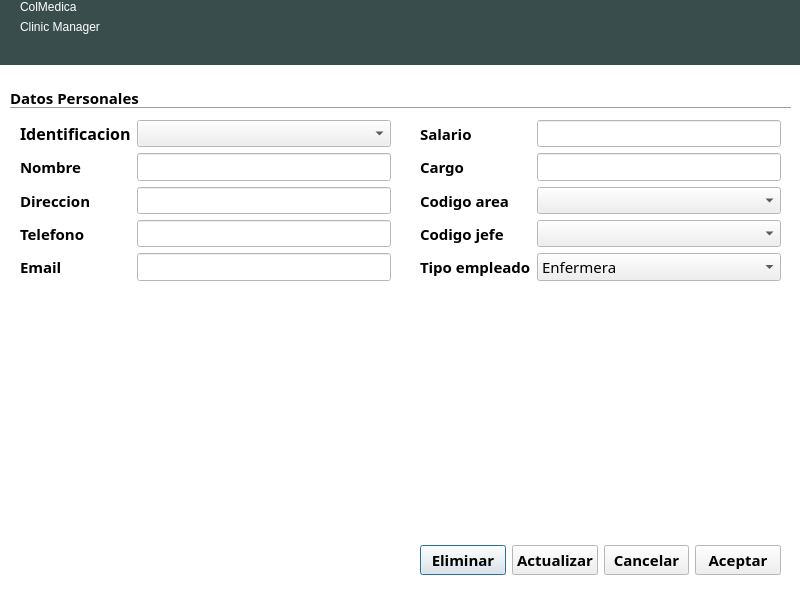
<?xml version="1.0" encoding="UTF-8"?>
<ui version="4.0">
 <class>dialogModificarEmpleado</class>
 <widget class="QDialog" name="dialogModificarEmpleado">
  <property name="geometry">
   <rect>
    <x>0</x>
    <y>0</y>
    <width>800</width>
    <height>600</height>
   </rect>
  </property>
  <property name="palette">
   <palette>
    <active>
     <colorrole role="Base">
      <brush brushstyle="SolidPattern">
       <color alpha="255">
        <red>255</red>
        <green>255</green>
        <blue>255</blue>
       </color>
      </brush>
     </colorrole>
     <colorrole role="Window">
      <brush brushstyle="SolidPattern">
       <color alpha="255">
        <red>255</red>
        <green>255</green>
        <blue>255</blue>
       </color>
      </brush>
     </colorrole>
    </active>
    <inactive>
     <colorrole role="Base">
      <brush brushstyle="SolidPattern">
       <color alpha="255">
        <red>255</red>
        <green>255</green>
        <blue>255</blue>
       </color>
      </brush>
     </colorrole>
     <colorrole role="Window">
      <brush brushstyle="SolidPattern">
       <color alpha="255">
        <red>255</red>
        <green>255</green>
        <blue>255</blue>
       </color>
      </brush>
     </colorrole>
    </inactive>
    <disabled>
     <colorrole role="Base">
      <brush brushstyle="SolidPattern">
       <color alpha="255">
        <red>255</red>
        <green>255</green>
        <blue>255</blue>
       </color>
      </brush>
     </colorrole>
     <colorrole role="Window">
      <brush brushstyle="SolidPattern">
       <color alpha="255">
        <red>255</red>
        <green>255</green>
        <blue>255</blue>
       </color>
      </brush>
     </colorrole>
    </disabled>
   </palette>
  </property>
  <property name="cursor">
   <cursorShape>PointingHandCursor</cursorShape>
  </property>
  <property name="windowTitle">
   <string>Modificar Empleado</string>
  </property>
  <property name="autoFillBackground">
   <bool>true</bool>
  </property>
  <widget class="QWidget" name="widgetCabecera" native="true">
   <property name="geometry">
    <rect>
     <x>0</x>
     <y>0</y>
     <width>800</width>
     <height>65</height>
    </rect>
   </property>
   <property name="palette">
    <palette>
     <active>
      <colorrole role="WindowText">
       <brush brushstyle="SolidPattern">
        <color alpha="255">
         <red>255</red>
         <green>255</green>
         <blue>255</blue>
        </color>
       </brush>
      </colorrole>
      <colorrole role="Base">
       <brush brushstyle="SolidPattern">
        <color alpha="255">
         <red>255</red>
         <green>255</green>
         <blue>255</blue>
        </color>
       </brush>
      </colorrole>
      <colorrole role="Window">
       <brush brushstyle="SolidPattern">
        <color alpha="255">
         <red>57</red>
         <green>77</green>
         <blue>76</blue>
        </color>
       </brush>
      </colorrole>
     </active>
     <inactive>
      <colorrole role="WindowText">
       <brush brushstyle="SolidPattern">
        <color alpha="255">
         <red>255</red>
         <green>255</green>
         <blue>255</blue>
        </color>
       </brush>
      </colorrole>
      <colorrole role="Base">
       <brush brushstyle="SolidPattern">
        <color alpha="255">
         <red>255</red>
         <green>255</green>
         <blue>255</blue>
        </color>
       </brush>
      </colorrole>
      <colorrole role="Window">
       <brush brushstyle="SolidPattern">
        <color alpha="255">
         <red>57</red>
         <green>77</green>
         <blue>76</blue>
        </color>
       </brush>
      </colorrole>
     </inactive>
     <disabled>
      <colorrole role="WindowText">
       <brush brushstyle="SolidPattern">
        <color alpha="255">
         <red>159</red>
         <green>158</green>
         <blue>158</blue>
        </color>
       </brush>
      </colorrole>
      <colorrole role="Base">
       <brush brushstyle="SolidPattern">
        <color alpha="255">
         <red>57</red>
         <green>77</green>
         <blue>76</blue>
        </color>
       </brush>
      </colorrole>
      <colorrole role="Window">
       <brush brushstyle="SolidPattern">
        <color alpha="255">
         <red>57</red>
         <green>77</green>
         <blue>76</blue>
        </color>
       </brush>
      </colorrole>
     </disabled>
    </palette>
   </property>
   <property name="autoFillBackground">
    <bool>true</bool>
   </property>
   <widget class="QWidget" name="layoutWidget_2">
    <property name="geometry">
     <rect>
      <x>20</x>
      <y>0</y>
      <width>162</width>
      <height>70</height>
     </rect>
    </property>
    <layout class="QFormLayout" name="formLayout_2">
     <property name="fieldGrowthPolicy">
      <enum>QFormLayout::AllNonFixedFieldsGrow</enum>
     </property>
     <item row="0" column="0">
      <widget class="QLabel" name="labelColMedica">
       <property name="styleSheet">
        <string notr="true">font: 30pt &quot;Ubuntu Condensed&quot;;
color: rgb(255, 255, 255);</string>
       </property>
       <property name="text">
        <string>ColMedica</string>
       </property>
      </widget>
     </item>
     <item row="1" column="0">
      <widget class="QLabel" name="labelClinicManager">
       <property name="text">
        <string>Clinic Manager</string>
       </property>
      </widget>
     </item>
    </layout>
   </widget>
  </widget>
  <widget class="QWidget" name="widgetCuerpo" native="true">
   <property name="geometry">
    <rect>
     <x>0</x>
     <y>80</y>
     <width>800</width>
     <height>511</height>
    </rect>
   </property>
   <property name="font">
    <font>
     <family>Ubuntu Condensed</family>
     <pointsize>11</pointsize>
     <weight>75</weight>
     <italic>false</italic>
     <bold>true</bold>
    </font>
   </property>
   <property name="cursor">
    <cursorShape>PointingHandCursor</cursorShape>
   </property>
   <property name="autoFillBackground">
    <bool>true</bool>
   </property>
   <widget class="QWidget" name="layoutWidget_4">
    <property name="geometry">
     <rect>
      <x>20</x>
      <y>40</y>
      <width>371</width>
      <height>161</height>
     </rect>
    </property>
    <layout class="QFormLayout" name="formLayout_3">
     <item row="0" column="0">
      <widget class="QLabel" name="labelIdentificacion">
       <property name="font">
        <font>
         <family>Ubuntu Condensed</family>
         <pointsize>12</pointsize>
         <weight>75</weight>
         <italic>false</italic>
         <bold>true</bold>
        </font>
       </property>
       <property name="text">
        <string>Identificacion</string>
       </property>
      </widget>
     </item>
     <item row="1" column="0">
      <widget class="QLabel" name="labelNombre">
       <property name="text">
        <string>Nombre</string>
       </property>
      </widget>
     </item>
     <item row="1" column="1">
      <widget class="QLineEdit" name="lineEditNombre">
       <property name="font">
        <font>
         <weight>50</weight>
         <bold>false</bold>
        </font>
       </property>
       <property name="inputMask">
        <string>AAAAAAAAAAAAAAAAAAAAAAAAAAAAAAAAAAAAAAAA; </string>
       </property>
      </widget>
     </item>
     <item row="2" column="0">
      <widget class="QLabel" name="labelDireccion">
       <property name="text">
        <string>Direccion</string>
       </property>
      </widget>
     </item>
     <item row="2" column="1">
      <widget class="QLineEdit" name="lineEditDireccion">
       <property name="font">
        <font>
         <weight>50</weight>
         <bold>false</bold>
        </font>
       </property>
       <property name="inputMask">
        <string>NNNNNNNNNNNNNNNNNNNNNNNNNNNNNN; </string>
       </property>
      </widget>
     </item>
     <item row="3" column="0">
      <widget class="QLabel" name="labelTelefono">
       <property name="text">
        <string>Telefono</string>
       </property>
      </widget>
     </item>
     <item row="3" column="1">
      <widget class="QLineEdit" name="lineEditTelefono">
       <property name="font">
        <font>
         <weight>50</weight>
         <bold>false</bold>
        </font>
       </property>
       <property name="inputMask">
        <string>9999999999; </string>
       </property>
      </widget>
     </item>
     <item row="4" column="0">
      <widget class="QLabel" name="labelEmail">
       <property name="text">
        <string>Email</string>
       </property>
      </widget>
     </item>
     <item row="4" column="1">
      <widget class="QLineEdit" name="lineEditEmail">
       <property name="font">
        <font>
         <weight>50</weight>
         <bold>false</bold>
        </font>
       </property>
       <property name="inputMask">
        <string>NNNNNNNNNNNNNNNNNNNNNNNNNNNNNN; </string>
       </property>
      </widget>
     </item>
     <item row="0" column="1">
      <widget class="QComboBox" name="comboBoxIdentificacion">
       <property name="font">
        <font>
         <weight>50</weight>
         <bold>false</bold>
        </font>
       </property>
      </widget>
     </item>
    </layout>
   </widget>
   <widget class="QWidget" name="layoutWidget_5">
    <property name="geometry">
     <rect>
      <x>420</x>
      <y>40</y>
      <width>361</width>
      <height>161</height>
     </rect>
    </property>
    <layout class="QFormLayout" name="formLayout_4">
     <item row="0" column="0">
      <widget class="QLabel" name="labelSalario">
       <property name="text">
        <string>Salario              </string>
       </property>
      </widget>
     </item>
     <item row="0" column="1">
      <widget class="QLineEdit" name="lineEditSalario">
       <property name="font">
        <font>
         <weight>50</weight>
         <bold>false</bold>
        </font>
       </property>
       <property name="inputMask">
        <string>99999999999999999999; </string>
       </property>
      </widget>
     </item>
     <item row="1" column="0">
      <widget class="QLabel" name="labelCargo">
       <property name="text">
        <string>Cargo</string>
       </property>
      </widget>
     </item>
     <item row="1" column="1">
      <widget class="QLineEdit" name="lineEditCargo">
       <property name="font">
        <font>
         <weight>50</weight>
         <bold>false</bold>
        </font>
       </property>
       <property name="inputMask">
        <string>AAAAAAAAAAAAAAAAAAAAAAAAAAAAAAAAAAAAAAAA; </string>
       </property>
      </widget>
     </item>
     <item row="2" column="0">
      <widget class="QLabel" name="labelCodigoArea">
       <property name="text">
        <string>Codigo area</string>
       </property>
      </widget>
     </item>
     <item row="2" column="1">
      <widget class="QComboBox" name="comboBoxCodigoArea">
       <property name="font">
        <font>
         <weight>50</weight>
         <bold>false</bold>
        </font>
       </property>
      </widget>
     </item>
     <item row="3" column="0">
      <widget class="QLabel" name="labelCodigoJefe">
       <property name="text">
        <string>Codigo jefe</string>
       </property>
      </widget>
     </item>
     <item row="3" column="1">
      <widget class="QComboBox" name="comboBoxCodigoJefe">
       <property name="font">
        <font>
         <weight>50</weight>
         <bold>false</bold>
        </font>
       </property>
      </widget>
     </item>
     <item row="4" column="0">
      <widget class="QLabel" name="labelTipoEmpleado">
       <property name="text">
        <string>Tipo empleado</string>
       </property>
      </widget>
     </item>
     <item row="4" column="1">
      <widget class="QComboBox" name="comboBoxTipoEmpleado">
       <property name="font">
        <font>
         <weight>50</weight>
         <bold>false</bold>
        </font>
       </property>
       <item>
        <property name="text">
         <string>Enfermera</string>
        </property>
       </item>
       <item>
        <property name="text">
         <string>Medico</string>
        </property>
       </item>
      </widget>
     </item>
    </layout>
   </widget>
   <widget class="Line" name="lineDatosPersonales">
    <property name="geometry">
     <rect>
      <x>10</x>
      <y>20</y>
      <width>781</width>
      <height>16</height>
     </rect>
    </property>
    <property name="orientation">
     <enum>Qt::Horizontal</enum>
    </property>
   </widget>
   <widget class="QLabel" name="labelDatosPersonales">
    <property name="geometry">
     <rect>
      <x>10</x>
      <y>10</y>
      <width>131</width>
      <height>16</height>
     </rect>
    </property>
    <property name="text">
     <string>Datos Personales </string>
    </property>
   </widget>
   <widget class="QWidget" name="layoutWidget">
    <property name="geometry">
     <rect>
      <x>420</x>
      <y>460</y>
      <width>361</width>
      <height>41</height>
     </rect>
    </property>
    <layout class="QGridLayout" name="gridLayout">
     <item row="0" column="0">
      <widget class="QPushButton" name="pushButtonEliminar">
       <property name="cursor">
        <cursorShape>PointingHandCursor</cursorShape>
       </property>
       <property name="autoFillBackground">
        <bool>true</bool>
       </property>
       <property name="text">
        <string>Eliminar</string>
       </property>
      </widget>
     </item>
     <item row="0" column="1">
      <widget class="QPushButton" name="pushButtonActualizar">
       <property name="cursor">
        <cursorShape>PointingHandCursor</cursorShape>
       </property>
       <property name="autoFillBackground">
        <bool>true</bool>
       </property>
       <property name="text">
        <string>Actualizar</string>
       </property>
      </widget>
     </item>
     <item row="0" column="2">
      <widget class="QPushButton" name="pushButtonCancelar">
       <property name="cursor">
        <cursorShape>PointingHandCursor</cursorShape>
       </property>
       <property name="autoFillBackground">
        <bool>true</bool>
       </property>
       <property name="text">
        <string>Cancelar</string>
       </property>
      </widget>
     </item>
     <item row="0" column="3">
      <widget class="QPushButton" name="pushButtonAceptar">
       <property name="cursor">
        <cursorShape>PointingHandCursor</cursorShape>
       </property>
       <property name="autoFillBackground">
        <bool>true</bool>
       </property>
       <property name="text">
        <string>Aceptar</string>
       </property>
      </widget>
     </item>
    </layout>
   </widget>
   <widget class="QWidget" name="widgetTipoEmpleado" native="true">
    <property name="geometry">
     <rect>
      <x>20</x>
      <y>210</y>
      <width>761</width>
      <height>241</height>
     </rect>
    </property>
    <property name="cursor">
     <cursorShape>PointingHandCursor</cursorShape>
    </property>
   </widget>
   <zorder>layoutWidget</zorder>
   <zorder>layoutWidget_4</zorder>
   <zorder>layoutWidget_5</zorder>
   <zorder>lineDatosPersonales</zorder>
   <zorder>labelDatosPersonales</zorder>
   <zorder>widgetTipoEmpleado</zorder>
  </widget>
 </widget>
 <resources/>
 <connections/>
</ui>
